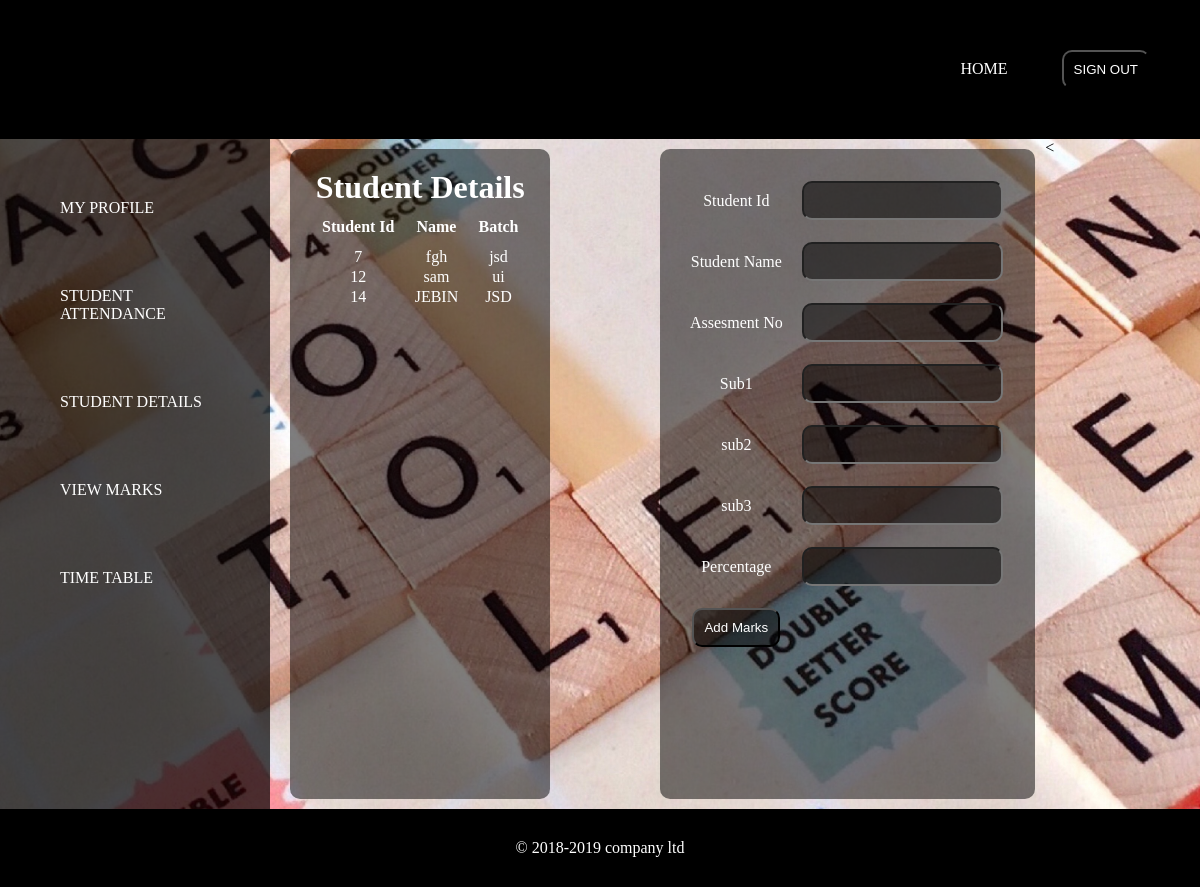
Page /facultymark on the committed database.
### attapp/models.py (models this page shows)
class student (models.Model):
    studentid=models.IntegerField(primary_key=True)
    username=models.CharField(max_length=20,null=True,blank=True)
    address=models.CharField(max_length=40,null=True,blank=True)
    dob=models.DateField(null=True,blank=True)
    gender=models.CharField(max_length=10,null=True,blank=True)
    mobileno=models.IntegerField(null=True,blank=True)
    admissiondate=models.DateField(null=True,blank=True)
    guardian=models.CharField(max_length=10,null=True,blank=True)
    batch=models.CharField(max_length=10,null=True,blank=True)
    email=models.EmailField(max_length=20,null=True,blank=True)
    password=models.CharField(max_length=20,null=True,blank=True)

### attapp/views.py (the view)
# urls.py: path('facultymark',views.viewfmarks,name='facmarks'),
def viewfmarks(request):
    queryset=student.objects.all().filter()
    return render(request,'facmarks.html',{'authors':queryset})

### attapp/templates/facmarks.html (shortened to what this page needs)
<!doctype html>
<html>
     <head>
			<title>signup</title>{% load static %}
		    {% load static %}
			<link rel="stylesheet" href="{% static 'css/style2.css'%}">
	</head>
<body class="a">
	<div class="abc">
		<ul>
			<li><a href="{%url 'facultyhome'%}">HOME</a></li>
			<li>
				<form name="signup" action="{%url 'signout'%}" method="POST">
					<input type="submit"  class="frm1" value="SIGN OUT" name="signout">
				</form>
				</li>
		</ul>
	</div>
		<div style="display:inline-flex">
          <div class="form">
			  <ul>
					<li><a href="{%url 'facultydetails'%}">MY PROFILE</a></li>
					<li><a href="{%url 'facultystudattendance'%}">STUDENT ATTENDANCE</a></li>
					<li><a href="{%url 'facultyhome'%}">STUDENT DETAILS</a>
					   </li>
					<li><a href="{%url 'allstudmarks'%}">VIEW MARKS</a></li>
					<li><a href="#">TIME TABLE</a></li>
	</div>
	<div class="form6" style="padding:20px;margin-left:20px">
		<h1>Student Details</h1>
		<table>
			<tr>
				<th style="padding:10px">Student Id</th>
				<th style="padding:10px">Name</th>
				<th style="padding:10px">Batch</th>
			</tr>
			{%if authors%}
		    {%for i in authors%}
			<tr>
				<td>{{i.studentid}}</td>
				<td>{{i.username}}</td>
				<td>{{i.batch}}</td>
			</tr>
			{%endfor %}
		    {%endif %}
			</table>
		</div>
		<div class="form6" style="padding:20px;margin-left:100px">
			<form name="signup" action="{%url 'sssubmits'%}" method="POST">
			<table>
				<tr>
					<td>Student Id</td>
					<td><input type="text" class="frm1" name="studentid"></td>
				</tr>
				<tr>
					<td>Student Name</td>
					<td><input type="text" class="frm1" name="username"></td>
				</tr>
				<tr>
					<td>Assesment No</td>
					<td><input type="text" class="frm1" name="assesmentno"></td>
				</tr>
				<tr>
					<td>Sub1</td>
					<td><input type="text" class="frm1" name="sub1"></td> </td>
				</tr>
				<tr>
					<td>sub2</td>
					<td> <input type="text" class="frm1"  name="sub2"> </td>
				</tr>
				<tr>
					<td>sub3</td>
					<td><input type="text" class="frm1"  name="sub3"></td>
				</tr>
				<tr>
					<td>Percentage</td>
					<td><input type="text" class="frm1"  name="percentage"></td>
				</tr>
				<tr>
					<td><input type="submit" name="submit" class="frm1" value="Add Marks"><br> </td>
				</tr>
				</table>
			</form>
			</div>
		<
	</div>
		<div class="ft">
      <footer>
	           <p>&copy 2018-2019 company ltd<p>
	  </footer>
 </div>
</body>
</html>

### attapp/static/css/style2.css (style rules this page uses)
* { margin:0px; padding:0px; }
.a { background-image:url("../img/001.jpg"); background-size:cover; }
.form6 { padding:10px; margin:10px; margin-left:10px; border-radius:10px; text-align:center; background-color: rgba(0,0,0,0.5); color:white; }
.form { width:250px; padding:10px; height:650px; background-color:rgba(0,0,0,0.7); text-align:left; }
.form ul li { padding:20px; margin:30px; list-style: none; border-radius: 20px; }
.abc { text-align:right; padding:20px; background-color: black; }
.abc ul li { display:inline-flex; padding:20px; }
.abc ul li a { color:white; text-decoration: none; }
.form ul li a { text-decoration: none; color:white; }
.frm1 { padding:10px; margin:10px; background-color:rgba(0,0,0,0.5); outline:none; color:white; border-radius:10px; }
.ft { background-color:black; text-align:center; color:white; padding:30px; }

### rows in the picture
student: studentid "7", username "fgh", batch "jsd"
student: studentid "12", username "sam", batch "ui"
student: studentid "14", username "JEBIN", batch "JSD"
